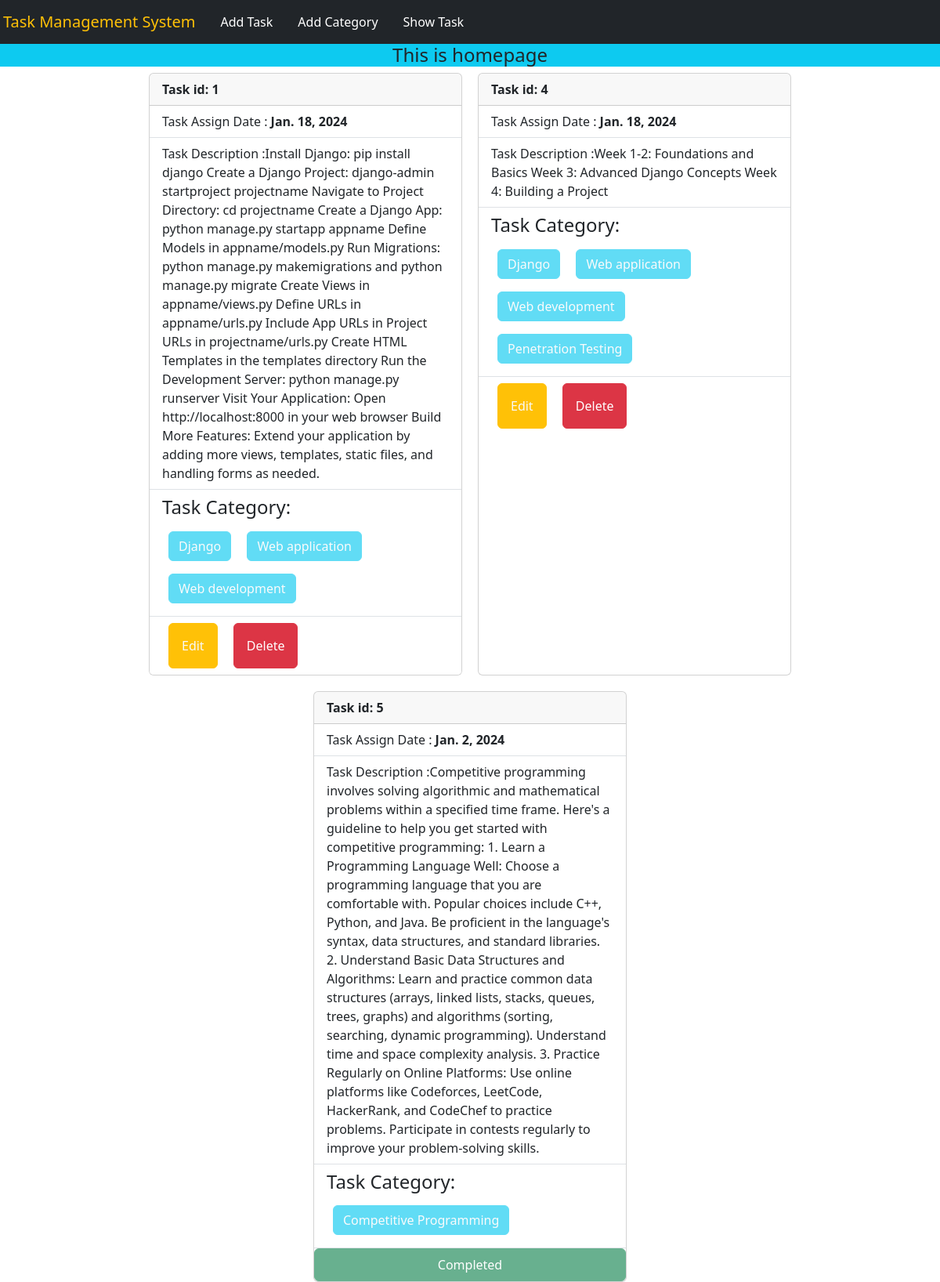
The page / on the database its author committed.
### task/models.py (models this page shows, shortened)
class Task(models.Model):
    taskTitle = models.CharField(max_length = 50, verbose_name = 'Task Title')
    taskDescription = models.TextField(verbose_name = 'Task Description')
    is_completed = models.BooleanField(default =False, verbose_name = 'Is Completed')
    TaskAssignDate = models.DateField(verbose_name = 'Task Assign Date')
    category = models.ManyToManyField(TaskCategory, related_name = "tasks")

### category/models.py (models this page shows, shortened)
class TaskCategory(models.Model):
    category_name = models.CharField(max_length = 50)

### task/views.py (the view)
# urls.py: path("", views.home, name = 'homepage'),
def home(request):
    tasks = Task.objects.all()
    return render(request, 'home.html', {'tasks': tasks})

### task/templates/home.html (shortened to what this page needs)
{% extends "base.html" %}
{% block content %}
    <h4 class = 'bg-info text success text-center'>This is homepage</h4>
    <div class = 'd-flex flex-wrap justify-content-center' style = 'gap:20px;'>
        {% for task in tasks %}
        <div class="card" style="width: 25rem;">
            <div class="card-header">
             <b class = 'm-auto'> Task id: {{task.id}}</b>
            </div>
            <ul class="list-group list-group-flush">
              <li class="list-group-item">Task Assign Date : <b>{{task.TaskAssignDate}}</b> </li>
              <li class="list-group-item">Task Description :{{task.taskDescription}}</li>
              <li class="list-group-item"><h4>Task Category: </h4>
                {% for category in task.category.all %}
                    <button class = 'btn btn-info disabled text-light m-2'>{{category.category_name}}</button>
                {% endfor %}
              </li>
              {% if task.is_completed %}
              <button class = 'btn btn-success  text-white p-2 disabled'>Completed</button>
              {% else %}
              <li class="list-group-item "><a class = 'p-3 text-light btn btn-warning mx-2' href="{% url 'editTask' task.id %}">Edit</a> <a class = 'btn btn-danger p-3 mx-2' href="{% url 'deleteTask' task.id %}">Delete</a></li>
              {% endif %}
            </ul>
          </div>
        {% endfor %}
    </div>
{% endblock content %}

### templates/base.html (shortened to what this page needs)
<!DOCTYPE html>
<html lang="en">
<head>
    <link href="https://cdn.jsdelivr.net/npm/bootstrap@5.3.2/dist/css/bootstrap.min.css" rel="stylesheet">
</head>
<body>
    <nav class="navbar navbar-expand-lg navbar-light bg-dark">
        <small class="navbar-brand text-warning ps-1">Task Management System</small>
        <div class="collapse navbar-collapse" id="navbarNav">
          <ul class="navbar-nav">
            <li class="nav-item">
              <a class="nav-link text-white mx-2" href="{% url "addTask" %}">Add Task</a>
            </li>
            <li class="nav-item">
              <a class="nav-link text-white mx-2" href="{% url "addCategory" %}">Add Category</a>
            </li>
            <li class="nav-item">
              <a class="nav-link text-white mx-2" href="{% url "homepage" %}">Show Task</a>
            </li>
          </ul>
        </div>
      </nav>
      {% block content %}{% endblock content %}
</body>
</html>

### rows shown on the page
Task: id "1", TaskAssignDate "Jan. 18, 2024", taskDescription "Install Django: pip install django Create a Django Project: django-admin startproject projectname Navigate to Project Directory: cd projectname Create a Django App: python manage.py startapp appname Define Models in appname/models.py Run Migrations: python manage.py makemigrations and python manage.py migrate Create Views in appname/views.py Define URLs in appname/urls.py Include App URLs in Project URLs in projectname/urls.py Create HTML Templates in the templates directory Run the Development Server: python manage.py runserver Visit Your Application: Open http://localhost:8000 in your web browser Build More Features: Extend your application by adding more views, templates, static files,…", is_completed "Edit"
TaskCategory: category_name "Django"
TaskCategory: category_name "Web application"
TaskCategory: category_name "Web development"
Task: id "4", TaskAssignDate "Jan. 18, 2024", taskDescription "Week 1-2: Foundations and Basics Week 3: Advanced Django Concepts Week 4: Building a Project", is_completed "Edit"
TaskCategory: category_name "Penetration Testing"
Task: id "5", TaskAssignDate "Jan. 2, 2024", taskDescription "Competitive programming involves solving algorithmic and mathematical problems within a specified time frame. Here's a guideline to help you get started with competitive programming: 1. Learn a Programming Language Well: Choose a programming language that you are comfortable with. Popular choices include C++, Python, and Java. Be proficient in the language's syntax, data structures, and standard libraries. 2. Understand Basic Data Structures and Algorithms: Learn and practice common data structures (arrays, linked lists, stacks, queues, trees, graphs) and algorithms (sorting, searching, dynamic programming). Understand time and space complexity analysis. 3. Practice Regularly on Online…", is_completed "Completed"
TaskCategory: category_name "Competitive Programming"
